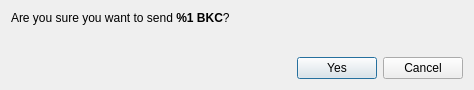
<?xml version="1.0" encoding="UTF-8"?>
<ui version="4.0">
 <class>ConfirmSendDialog</class>
 <widget class="QDialog" name="ConfirmSendDialog">
  <property name="windowModality">
   <enum>Qt::ApplicationModal</enum>
  </property>
  <property name="geometry">
   <rect>
    <x>0</x>
    <y>0</y>
    <width>474</width>
    <height>90</height>
   </rect>
  </property>
  <property name="windowTitle">
   <string>Confirm sending %1 BKC</string>
  </property>
  <layout class="QVBoxLayout" name="verticalLayout">
   <item>
    <layout class="QVBoxLayout" name="verticalLayout_2">
     <item>
      <widget class="QLabel" name="m_confirmLabel">
       <property name="text">
        <string>&lt;html&gt;&lt;head/&gt;&lt;body&gt;&lt;p&gt;Are you sure you want to send &lt;strong&gt;%1 BKC&lt;/strong&gt;?&lt;/p&gt;&lt;/body&gt;&lt;/html&gt;</string>
       </property>
       <property name="textFormat">
        <enum>Qt::RichText</enum>
       </property>
      </widget>
     </item>
     <item>
      <widget class="QLabel" name="m_paymentIdLabel">
       <property name="text">
        <string/>
       </property>
       <property name="textFormat">
        <enum>Qt::RichText</enum>
       </property>
      </widget>
     </item>
    </layout>
   </item>
   <item>
    <spacer name="verticalSpacer">
     <property name="orientation">
      <enum>Qt::Vertical</enum>
     </property>
     <property name="sizeHint" stdset="0">
      <size>
       <width>20</width>
       <height>40</height>
      </size>
     </property>
    </spacer>
   </item>
   <item>
    <layout class="QHBoxLayout" name="horizontalLayout_2">
     <item>
      <spacer name="horizontalSpacer">
       <property name="orientation">
        <enum>Qt::Horizontal</enum>
       </property>
       <property name="sizeHint" stdset="0">
        <size>
         <width>40</width>
         <height>20</height>
        </size>
       </property>
      </spacer>
     </item>
     <item>
      <widget class="QPushButton" name="m_okButton">
       <property name="text">
        <string>Yes</string>
       </property>
       <property name="icon">
        <iconset resource="../../resources.qrc">
         <normaloff>:/icons/transaction</normaloff>:/icons/transaction</iconset>
       </property>
      </widget>
     </item>
     <item>
      <widget class="QPushButton" name="m_cancelButton">
       <property name="text">
        <string>Cancel</string>
       </property>
       <property name="icon">
        <iconset resource="../../resources.qrc">
         <normaloff>:/icons/cancel</normaloff>:/icons/cancel</iconset>
       </property>
      </widget>
     </item>
    </layout>
   </item>
  </layout>
 </widget>
 <resources>
  <include location="../../resources.qrc"/>
 </resources>
 <connections>
  <connection>
   <sender>m_okButton</sender>
   <signal>clicked()</signal>
   <receiver>ConfirmSendDialog</receiver>
   <slot>accept()</slot>
   <hints>
    <hint type="sourcelabel">
     <x>500</x>
     <y>62</y>
    </hint>
    <hint type="destinationlabel">
     <x>276</x>
     <y>44</y>
    </hint>
   </hints>
  </connection>
  <connection>
   <sender>m_cancelButton</sender>
   <signal>clicked()</signal>
   <receiver>ConfirmSendDialog</receiver>
   <slot>reject()</slot>
   <hints>
    <hint type="sourcelabel">
     <x>417</x>
     <y>62</y>
    </hint>
    <hint type="destinationlabel">
     <x>276</x>
     <y>44</y>
    </hint>
   </hints>
  </connection>
 </connections>
</ui>
